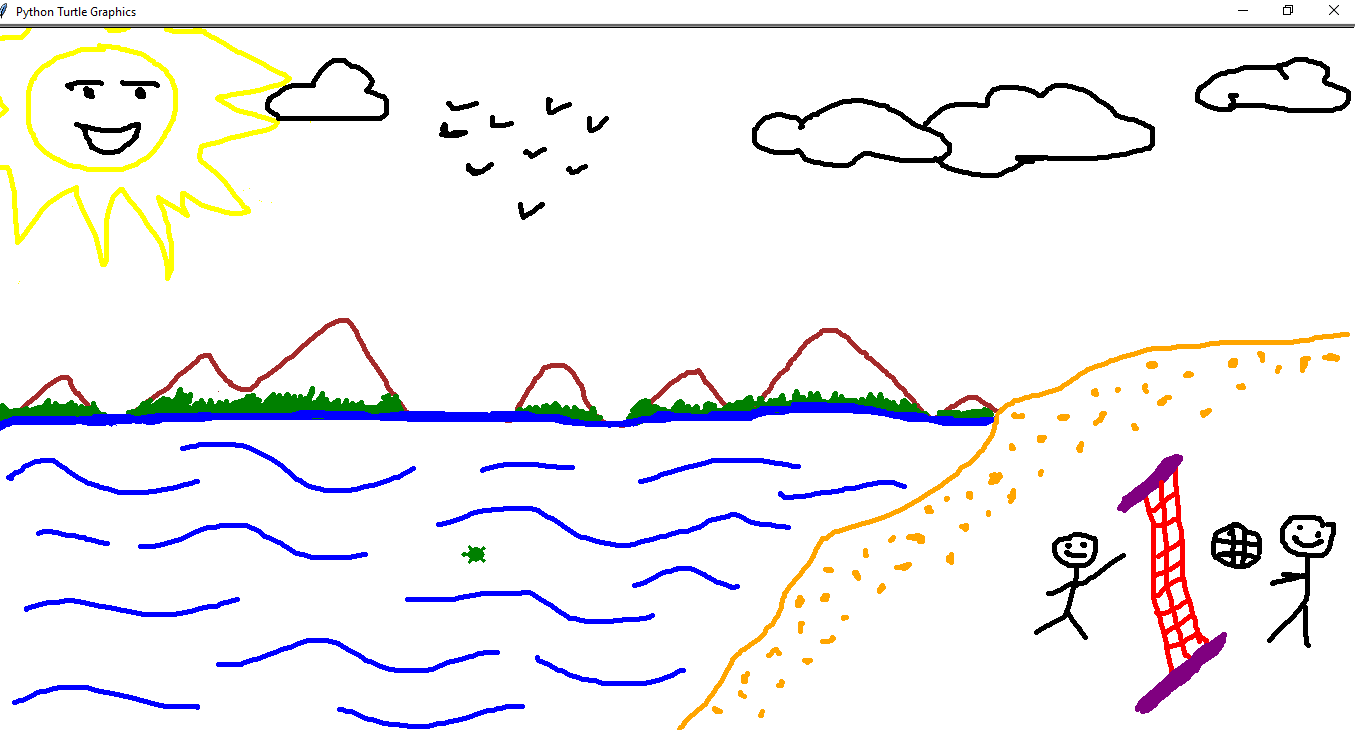

This figure's Python source:
import turtle
import random
from turtle import Turtle, Screen

screen = Screen()

polar = Turtle("turtle")
polar.speed(-1)
polar.width(5)

colors = ['red', 'blue', 'green', 'purple', 'yellow', 'orange', 'brown', 'black', 'white', 'pitch']

def dragging(x, y):#dragging the turtle
    polar.ondrag(None)
    polar.setheading(polar.towards(x, y))
    polar.goto(x,y)
    polar.ondrag(dragging)

def clickright(x, y):#random change color
    polar.color(random.choice(colors))

def clear():#clear the draw
    polar.clear()

def pendowning():#to draw
    polar.down()

def penupping():#to not draw
    polar.up()

def main():
    turtle.listen()

    polar.ondrag(dragging)#for dragging the turtle
    
    turtle.onscreenclick(clickright, 3)#click the right of the mouse for random change color
    turtle.onkey(clear, 'z')#click the 'z' to clear the draw
    turtle.onkey(pendowning,'d')#click the 'd' to draw
    turtle.onkey(penupping,'u')#click the 'u' to not draw

    screen.mainloop()#loop to keep drawing

main()
